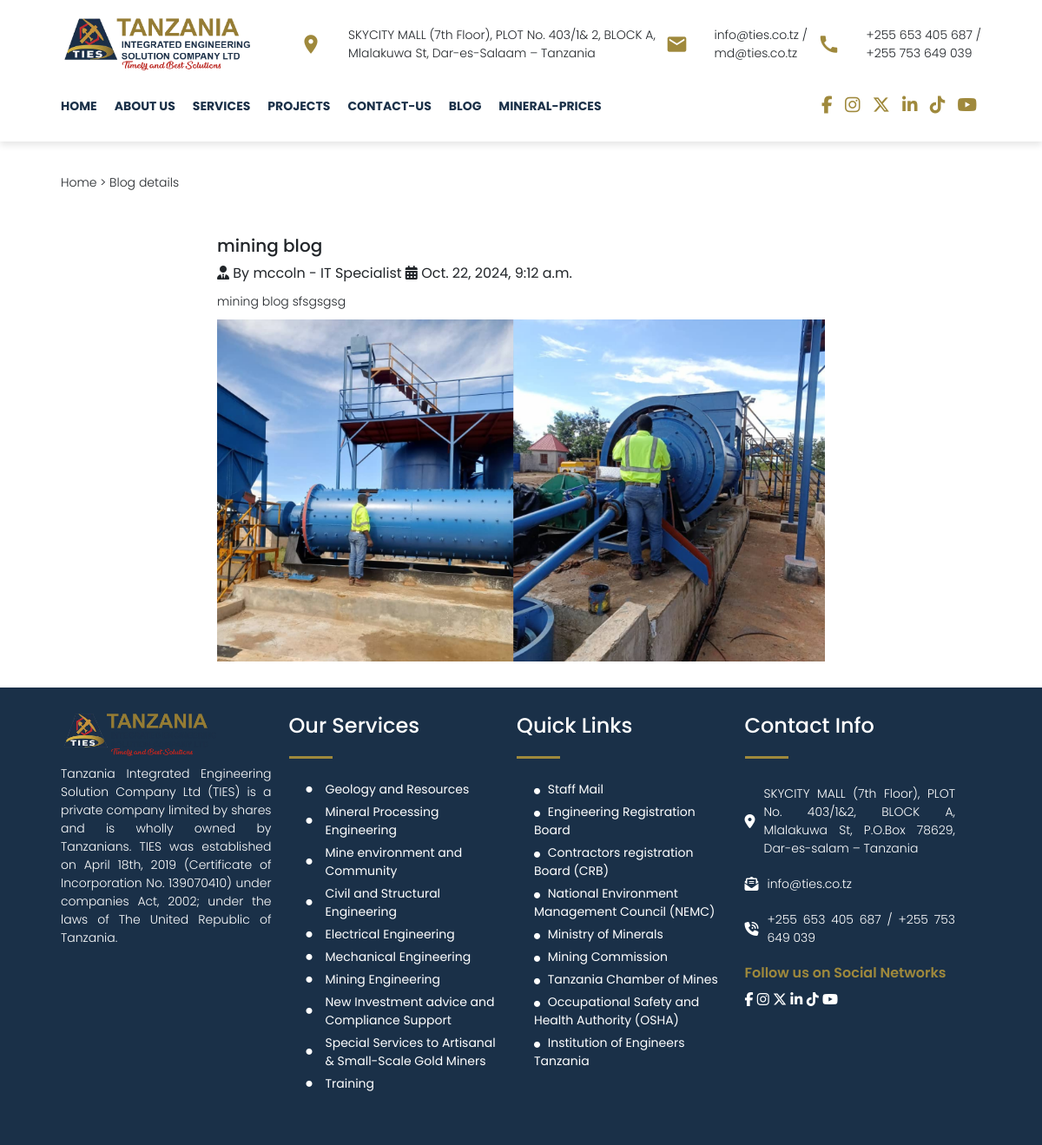
The app's page /blog_detail/1/ with its own data.
### app/models.py (models this page shows, shortened)
class Blog(models.Model):
    title = models.CharField(max_length=200)
    uploader = models.ForeignKey(CustomUser,on_delete=models.CASCADE)
    body = models.TextField()
    uploaded = models.DateTimeField(auto_now_add=True)
    approved = models.BooleanField(default=False)
    image = models.ImageField()

class CustomUser(AbstractUser):
    email = models.EmailField(unique=True)
    phone = models.CharField(max_length=15, null=True,blank=True, default="null")
    image = models.ImageField(upload_to='media/', blank=True, null=True)
    role = models.CharField(max_length=100, null=True, blank=True)

class Service(models.Model):
    title = models.CharField(max_length=200)
    body = models.TextField()
    image = models.ImageField()
    uploaded = models.DateTimeField(auto_now_add=True)

### app/views.py (the view)
# urls.py: path('blog_detail/<int:id>/', views.blog_detail, name='blog_detail'),
def blog_detail(request,id):
    x = get_object_or_404(Blog, id=id)
    services = Service.objects.all()
    context = {
        'x': x,
        'services':services
    }
    return render(request, 'app/blog_detail.html',context)

### app/templates/app/blog_detail.html
{% extends 'app/base.html' %}
{% load static %}
{% block content %}
    <div class="top-link">
        <p>Home    >    Blog details</p>
    </div>
    <div class="blog-details">
        <h5>{{x.title}}</h5>
        <div>
            <span><i class="fa-solid fa-user-tie"></i> By {{x.uploader.username}} - IT Specialist</span>
            <span><i class="fa-solid fa-calendar-days"></i> {{x.uploaded}}</span>
        </div>
        <div>
            {{x.body|safe}}
        </div>
        <div>
            <img src="{{x.image.url}}" alt="" width="100%" height="auto">
        </div>
    </div>
{% endblock %}

### app/templates/app/base.html (shortened to what this page needs)
{% load static %}
<!DOCTYPE html>
<html lang="en">
<head>
    <link href="https://cdn.jsdelivr.net/npm/bootstrap@5.3.3/dist/css/bootstrap.min.css" rel="stylesheet">
     <link rel="stylesheet" href="{% static 'app/index.css' %}">
</head>
<body>
    <div class="top-nav">
        <div class="top">
            <img src="{% static 'app/images/logo_final.png' %}" alt="">
            <div>
                <span class="material-icons">location_on</span>
                <p>
                    <span>SKYCITY MALL (7th Floor), PLOT No. 403/1& 2, BLOCK A,</span>
                    <span>Mlalakuwa St, Dar-es-Salaam – Tanzania</span>
                </p>
            </div>
            <div>
                <span class="material-icons">mail</span>
                <p>
                    <span>info@ties.co.tz /</span>
                    <span>md@ties.co.tz</span>
                </p>
            </div>
            <div>
                <span class="material-icons">call</span>
                <p>
                    <span>+255 653 405 687 /</span>
                    <span>+255 753 649 039</span>
                </p>
            </div>
        </div>
        <nav id="navMenu">
            <div class="nav-list">
                <a href="{% url 'index' %}"><li>HOME</li></a>
                <li>
                    <a href="#">ABOUT US</a>
                </li>
                <li>
                    <a href="#">SERVICES</a>
                </li>
                <a href="{% url 'projects' %}"><li>PROJECTS</li></a>
                <a href="{% url 'contact_us' %}"><li>CONTACT-US</li></a>
                <a href="{% url 'blog' %}"><li>BLOG</li></a>
                <a href="{% url 'gold_price' %}"><li>MINERAL-PRICES</li></a>
            </div>
            <div class="social reveal">
                <i class="fa-brands fa-facebook-f"></i>
                <i class="fa-brands fa-instagram"></i>
                <i class="fa-brands fa-x-twitter"></i>
                <i class="fa-brands fa-linkedin-in"></i>
                <i class="fa-brands fa-tiktok"></i>
                <i class="fa-brands fa-youtube"></i>
            </div>
        </nav>
    </div>
    {% block content %}
    {% endblock %}
    <footer>
        <div>
            <img src="{% static 'app/images/logo_final.png' %}" alt="">
            <p>
                Tanzania Integrated Engineering Solution Company Ltd
                (TIES) is a private company limited by shares and is
                wholly owned by Tanzanians. TIES was established on
                April 18th, 2019 (Certificate of Incorporation No.
                139070410) under companies Act, 2002; under the
                laws of The United Republic of Tanzania.
            </p>
        </div>
        <div>
            <h4>Our Services</h4>
            <div class="line"></div>
            {% for i in services %}
            <li><i class="fa-solid fa-circle"></i><a href="{% url 'services_details' i.id %}">{{i.title}}</a></li>
            {% endfor %}
        </div>
        <div>
            <h4>Quick Links</h4>
            <div class="line"></div>
            <li><a href=""><i class="fa-solid fa-circle"></i> Staff Mail</a></li>
            <li><a href="https://www.erb.go.tz/"><i class="fa-solid fa-circle"></i> Engineering Registration Board</a></li>
            <li><a href="https://www.crb.go.tz/"><i class="fa-solid fa-circle"></i> Contractors registration Board (CRB)</a></li>
            <li><a href="https://www.nemc.or.tz/"><i class="fa-solid fa-circle"></i> National Environment Management Council (NEMC)</a></li>
            <li><a href="https://www.madini.go.tz/"><i class="fa-solid fa-circle"></i> Ministry of Minerals</a></li>
            <li><a href="https://www.tumemadini.go.tz/"><i class="fa-solid fa-circle"></i> Mining Commission</a></li>
            <li><a href="https://chamberofmines.or.tz/"><i class="fa-solid fa-circle"></i> Tanzania Chamber of Mines</a></li>
            <li><a href="https://www.osha.go.tz/"><i class="fa-solid fa-circle"></i> Occupational Safety and Health Authority (OSHA)</a></li>
            <li><a href="https://iet.or.tz/"><i class="fa-solid fa-circle"></i> Institution of Engineers Tanzania</a></li>
        </div>
        <div>
            <h4>Contact Info</h4>
            <div class="line"></div>
            <span>
                <i class="fa-solid fa-location-dot"></i>
                <p>
                    SKYCITY MALL (7th Floor), PLOT No. 403/1&2, BLOCK A,
                    Mlalakuwa St, P.O.Box 78629, Dar-es-salam – Tanzania
                </p>
            </span>
            <span>
                <i class="fa-solid fa-envelope-open-text"></i>
                <p>
                    info@ties.co.tz
                </p>
            </span>
            <span>
                <i class="fa-solid fa-phone-volume"></i>
                <p>
                    +255 653 405 687 / +255 753 649 039
                </p>
            </span>
            <h6>Follow us on Social Networks</h6>
            <div>
                <a href=""><i class="fa-brands fa-facebook-f"></i></a>
                <a href="https://www.instagram.com/ties_company_ltd/"><i class="fa-brands fa-instagram"></i></a>
                <a href=""><i class="fa-brands fa-x-twitter"></i></a>
                <a href="https://www.linkedin.com/company/99900605/admin/dashboard/"><i class="fa-brands fa-linkedin-in"></i></a>
                <a href="https://www.tiktok.com/@ties_company_ltd?is_from_webapp=1&sender_device=pc"><i class="fa-brands fa-tiktok"></i></a>
                <a href="https://www.youtube.com/@tanzaniaintegratedeng.solu277"><i class="fa-brands fa-youtube"></i></a>
            </div>
        </div>
    </footer>
</body>
</html>

### app/static/app/index.css (style rules this page uses)
:root { --color-white: #ffffff; --color-light: #f0eff5; --color-gray-light: #86848c; --color-gray-dark: #56555e; --color-dark: #27282f; --color-primary: rgb(234,181,7); --color-danger: rgb(255,67,54); --color-ties1: #1a3048; --color-ties2: #9f893c; --color-ties3: #ffbf00; }
* { margin: 0; padding: 0; float: 0; }
body { font-family: 'Poppins', sans-serif; }
li { list-style: none; }
a { text-decoration: none; color: #000; }
h6 { font-family: 'Poppins', sans-serif; font-weight: 600; font-size: 18px; color: var(--color-ties1); }
p { font-family: 'Poppins', sans-serif; font-weight: 300; font-size: 14px; text-align: justify; margin: 10px 0px; }
.line { height: 3px; width: 50px; background: var(--color-ties2); margin: 20px 0px 20px 0px; }
.top-link { padding: 10px 70px; margin-top: 180px; }
.top-nav { position: fixed; background: #fff; width: 100%; top: 0; z-index: 1000; padding: 0 0 20px 0; box-shadow: 0px 4px 8px rgba(0, 0, 0, 0.1); }
.top { display: flex; justify-content: space-between; padding: 20px 70px 0px 70px; align-items: center; }
.top-nav .top img { height: 60px; width: auto; margin-right: 20px; }
.top div { display: flex; gap: 10px; align-items: center; }
.top div .material-icons { font-size: 26px; color: var(--color-ties2); margin-right: 10px; }
.top div p { display: flex; flex-direction: column; font-size: 14px; margin-left: 10px; }
nav { display: flex; justify-content: space-between; align-items: center; padding: 20px 70px 0px 70px; box-shadow: none; }
nav .nav-list { display: flex; justify-content: space-around; gap: 20px; }
nav .nav-list li { font-size: 14px; font-weight: 700; color: var(--color-ties1); transition: ease 300ms all; padding: 10px 0px; position: relative; }
nav .nav-list li a { text-decoration: none; font-size: 14px; font-weight: 700; color: var(--color-ties1); transition: ease 300ms all; }
nav div i { color: var(--color-ties2); margin: 0 5px; font-size: 20px; }
body { margin: 0; overflow-x: hidden; }
footer { background: var(--color-ties1); padding: 30px 100px 60px 70px; display: grid; grid-template-columns: repeat(4,1fr); gap: 20px; color: #fff; }
footer div img { width: 200px; height: auto; }
footer div li { font-size: 14px; font-weight: 400; padding: 5px 0px 0px 20px; display: flex; align-items: center; gap: 10px; }
footer div li i { font-size: 7px; margin-right: 5px; }
footer div li a { color: #fff; }
footer div span { display: flex; flex-direction: row; gap: 10px; align-items: center; }
footer div h6 { color: var(--color-ties2); font-size: 16px; margin: 10px 0; }
footer div div a i { color: #fff; }
.blog-details { padding: 30px 250px; }

### records on screen
Blog: title "mining blog", uploader.username "mccoln", uploaded "Oct. 22, 2024, 9:12 a.m.", body "mining blog sfsgsgsg", image (picture)
Service: title "Geology and Resources"
Service: title "Mineral Processing Engineering"
Service: title "Mine environment and Community"
Service: title "Civil and Structural Engineering"
Service: title "Electrical Engineering"
Service: title "Mechanical Engineering"
Service: title "Mining Engineering"
Service: title "New Investment advice and Compliance Support"
Service: title "Special Services to Artisanal & Small-Scale Gold Miners"
Service: title "Training"
